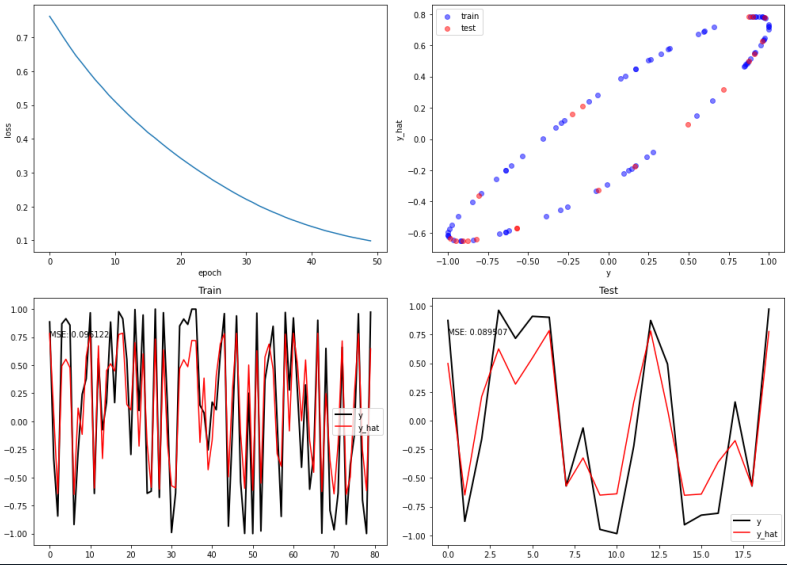

This chart was generated by the following Python code:
# 2019116278 강민규

import numpy as np
import tensorflow as tf
import matplotlib.pyplot as plt
from tensorflow.keras.models import Sequential
from tensorflow.keras.layers import GRU, Dense

def sine_data(start_points, seq_length=51):
    x = np.linspace(0, 10, seq_length)
    data = [np.sin(x + start) for start in start_points]
    return np.array(data)

seq_length = 51
num_sequences = 100
n_units = 10
epochs = 50

start_points = np.random.uniform(0, 2*np.pi, num_sequences)
data = sine_data(start_points)

X = data[:, :-1]
y = data[:, -1]

train_size = int(num_sequences * 0.8)
X_train, X_test = X[:train_size], X[train_size:]
y_train, y_test = y[:train_size], y[train_size:]

X_train = X_train[..., np.newaxis]
X_test = X_test[..., np.newaxis]

GRU_model = Sequential([
    GRU(units=n_units, return_sequences=False, input_shape=(seq_length-1, 1)),
    Dense(1)
])

GRU_model.compile(optimizer='adam', loss='mse')

history = GRU_model.fit(X_train, y_train, epochs=epochs, validation_data=(X_test, y_test), verbose=0)

train_predict = GRU_model.predict(X_train)
test_predict = GRU_model.predict(X_test)

train_mse = np.mean((y_train - train_predict.squeeze())**2)
test_mse = np.mean((y_test - test_predict.squeeze())**2)

plt.figure(figsize=(14, 10))

plt.subplot(2, 2, 1)
plt.plot(history.history['loss'], label='Train Loss')
plt.xlabel('epoch')
plt.ylabel('loss')

plt.subplot(2, 2, 2)
plt.scatter(y_train, train_predict, color='blue', label='train', alpha=0.5)
plt.scatter(y_test, test_predict, color='red', label='test', alpha=0.5)
plt.xlabel('y')
plt.ylabel('y_hat')
plt.legend()

plt.subplot(2, 2, 3)
plt.plot(y_train, label='y', color='black', linewidth=2)
plt.plot(train_predict, label='y_hat', color='red')
plt.title('Train')
plt.legend()
plt.text(0, 0.75, f'MSE: {train_mse:.6f}')

plt.subplot(2, 2, 4)
plt.plot(y_test, label='y', color='black', linewidth=2)
plt.plot(test_predict, label='y_hat', color='red')
plt.title('Test')
plt.legend()
plt.text(0, 0.75, f'MSE: {test_mse:.6f}')

plt.tight_layout()
plt.show()
